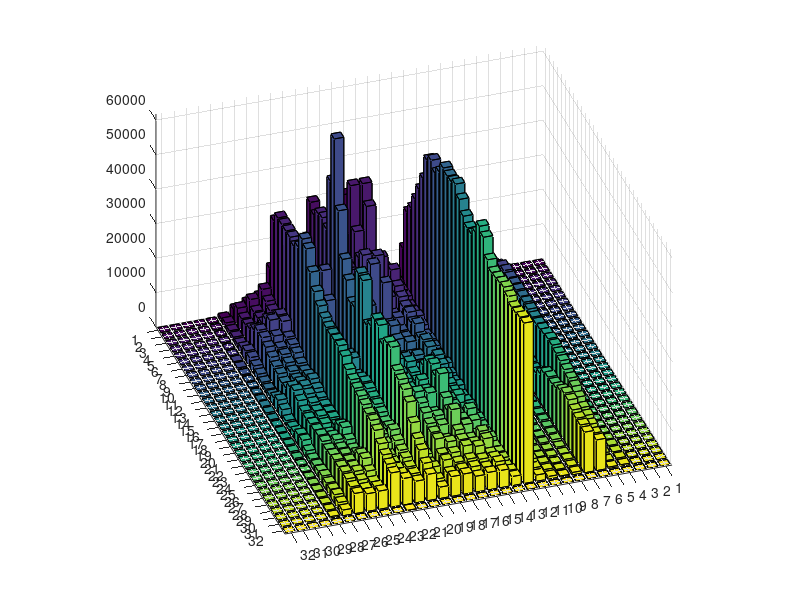

Recreate this plot in MATLAB. (Note: this script raises an error after producing the figure.)
clc
clear
close all

input = [0 0 0 0 0 0 0 0 0 0 0 0 0 0 0 0 0 0 0 0 0 0 0 0 0 0 0 0 0 0 0 0 
1.69257 1.98155 1.60476 1.39698 1.22792 1.35579 1.59077 2.93105 3.55868 3.52779 3.39463 2.6698 3.00353 3.37317 3.44294 4.43653 4.61077 4.35205 4.2561 3.80706 3.53435 3.59933 5.03684 5.74885 4.74678 4.63468 5.08595 5.2178 5.32086 5.07917 5.67333 0.0688707 
5.3598 5.23547 2.71387 3.28002 3.52803 4.03123 3.33283 4.00273 4.23351 4.95245 4.70053 4.34224 5.21006 6.81818 8.26316 6.60121 6.33768 7.21095 6.81292 7.81034 8.38283 8.44997 7.94681 8.73357 9.31647 7.99137 8.34572 8.44005 7.81361 9.64585 10.2068 0.753685 
14.3868 16.0713 15.0745 14.4252 11.8282 13.6611 12.4197 12.2298 12.0905 12.6635 12.4737 13.066 12.3563 10.4898 11.0903 11.8377 12.3872 14.5143 13.7669 13.721 15.4917 13.3659 14.4712 13.6024 13.7966 14.5587 15.1874 19.5008 20.0496 21.3885 20.9748 1.4027 
20.5929 20.6245 18.5409 20.8077 21.4585 23.2993 18.2933 18.7364 17.7173 18.81 19.2909 17.8157 18.377 18.835 19.7397 18.1896 18.4606 18.0626 17.2395 17.6972 17.7145 18.9709 18.4134 19.9525 18.3252 22.9954 23.8404 22.28 24.5004 17.9888 19.4344 3.49646 
56.419 81.599 88.2886 96.4709 104.057 111.623 118.894 121.894 121.109 121.63 122.049 121.85 122.633 122.072 120.288 120.466 121.512 123.298 125.431 125.415 123.631 122.23 119.449 116.697 114.638 108.929 103.429 101.515 97.9945 94.4703 94.2793 7.92511 
50.2129 69.5353 68.3004 68.7099 74.3276 81.4496 80.6197 74.5226 67.9066 65.1131 64.4443 63.3833 62.895 63.9554 71.0429 76.4602 75.4009 74.9908 80.2839 90.343 100.48 104.281 103.989 106.685 112.255 116.988 116.576 112.032 109.712 109.393 108.418 10.8062 
29.3379 27.8464 27.6213 27.4051 22.1592 29.2475 25.1858 28.7252 28.9357 27.993 29.6556 29.8579 27.2854 26.764 25.1808 27.0118 26.384 25.7084 25.6247 24.773 27.3107 26.9117 28.3999 26.6924 27.6366 28.1374 22.4098 22.0451 26.7146 25.0871 26.4045 1.32835 
25.6706 25.8113 23.7002 25.316 19.0405 24.7359 22.5171 23.3742 23.8367 21.6683 22.7828 20.12 19.9696 21.8623 21.9607 19.5485 17.2413 20.6552 18.3692 18.2173 19.1696 16.2133 18.3252 16.3419 20.0282 20.609 18.6399 19.3188 16.5173 17.5921 17.1836 0.753676 
36.6723 42.0238 36.1732 37.4759 30.3329 32.1 32.2452 31.7963 36.9404 36.8168 31.7804 33.3891 31.6985 27.1094 29.6659 27.3394 28.0679 28.63 28.5904 28.632 27.2186 31.3022 28.9923 25.4423 26.8883 24.8107 24.2905 27.6454 29.8456 29.969 27.8677 2.55305 
61.7788 73.7896 65.9732 65.7073 62.75 62.137 58.3184 47.4164 44.685 44.8128 42.9496 46.5066 45.0152 42.3571 42.4571 40.9411 36.7735 40.0094 39.9998 40.9442 40.7132 42.2224 43.8866 46.2564 45.1959 48.0032 51.888 52.8597 50.6245 44.3446 42.6496 2.14816 
109.453 155.857 165.513 178.396 191.084 203.8 220.745 224.917 220.736 225.789 232.366 231.381 231.842 234.366 228.826 222.18 218.739 219.042 224.28 232.283 229.46 219.051 214.833 215.759 216.73 218.068 216.152 213.273 213.778 215.271 215.67 12.6898 
59.8041 66.681 63.0703 63.6665 56.992 58.4074 63.568 56.4615 47.5675 53.6972 52.9506 48.4238 44.2316 58.9241 49.1239 44.3973 51.6225 40.4782 44.7223 50.0996 40.6889 50.1653 46.8523 42.9857 51.5733 43.4052 47.0174 48.1103 41.9996 50.1713 51.31 3.5724 
91.9629 96.0234 96.955 112.064 98.3129 91.7017 87.0409 87.7584 81.5862 90.3153 77.2508 85.4651 83.861 72.2847 91.5274 86.8581 82.1807 75.6238 73.7948 78.6473 64.9943 69.6662 88.6854 79.768 65.9114 83.5107 81.8711 65.6159 70.6647 74.9053 70.6303 3.03136 
105.221 110.893 116.118 129.493 105.944 94.5545 76.0264 82.1286 69.4788 69.2348 73.1816 58.4454 72.2323 66.1288 50.0605 59.4279 66.6443 66.4658 72.2035 87.4886 87.2796 86.6136 83.6417 86.8851 87.5258 73.9569 77.9655 83.6476 71.7285 68.1158 71.1197 7.1889 
167.564 155.502 192.258 179.482 138.346 147 95.8078 132.434 85.3143 93.4384 81.7192 58.8821 71.4455 66.4889 80.3418 88.0321 90.6111 111.391 123.915 128.272 122.624 131.846 110.904 102.836 112.483 92.2422 87.4693 87.9728 76.1151 73.6559 67.7628 7.29332 
174.899 153.875 192.292 159.668 140.661 149.761 96.2485 153.44 93.893 94.5986 82.211 78.4558 65.4207 81.1294 80.4496 95.3738 109.957 104.101 101.657 111.576 106.449 111.445 92.3379 97.7713 93.7037 79.9867 87.5813 79.8104 73.9333 73.118 76.6121 5.49335 
143.868 130.049 153.215 119.629 131.843 130.83 124.28 146.65 121.796 125.494 62.1019 96.3957 68.0118 89.923 87.8483 106.007 115.717 106.164 106.575 103.5 98.2807 115.594 109.44 104.994 98.8491 95.7327 95.4352 81.4109 82.029 70.713 75.735 7.47007 
103.811 106.046 102.15 90.2542 90.0643 84.1127 114.95 112.325 69.5219 71.9774 51.3233 64.6901 72.0338 87.7458 77.7113 93.6501 97.9764 90.8098 89.5363 86.3633 86.2141 92.5323 79.0961 81.1938 70.904 73.1219 71.9993 67.1475 72.8984 61.056 57.364 7.95152 
141.329 179.262 174.017 180.638 182.504 178.99 218.476 248.57 206.909 174.929 162.555 147.59 149.54 184.484 183.9 151.108 156.5 167.954 168.314 157.214 164.626 166.078 150.612 148.145 144.802 138.542 122.83 111.17 104.662 94.5071 87.2905 5.53362 
108.889 140.015 130.335 122.101 113.478 111.221 132.659 155.728 131.701 98.9791 83.2109 73.6937 77.649 104.948 109.111 93.2558 99.1017 103.112 102.929 99.8927 98.9774 96.223 91.6573 94.5678 99.2579 92.9208 87.7093 85.8155 81.5196 80.6655 79.1141 5.59177 
108.324 151.303 147.296 139.569 132.843 127.548 127.906 139.357 132.257 112.343 103.494 99.8833 93.9899 80.2452 83.5392 88.4163 88.083 92.6972 87.2582 81.5987 79.0946 89.0928 100.402 96.4784 95.2761 92.033 82.7891 81.4645 82.2617 84.5523 87.5947 17.8693 
114.248 169.465 177.172 177.11 177.106 177.195 174.984 180.022 190.999 188.508 175.016 163.811 156.504 151.338 148.683 148.303 149.055 149.64 145.69 138.716 134.775 132.537 130.956 128.564 125.838 125.644 121.503 112.676 106.732 102.779 99.5976 10.1424 
73.9088 96.9484 88.229 83.7468 82.849 97.2385 97.2289 81.9839 80.276 76.7168 69.0018 66.2855 70.7251 76.279 70.5357 64.3615 61.9029 62.3817 63.4174 61.4927 74.4664 82.2509 71.6657 65.2216 70.5641 81.1012 84.8706 73.6346 64.4403 67.7407 72.6691 4.39055 
65.446 84.1235 73.9559 74.0797 77.4944 94.1761 102.29 88.0764 78.6892 78.0402 74.3771 70.3756 67.4262 74.11 79.7273 76.5186 71.8722 68.9735 71.4548 69.0276 62.0223 69.7848 75.3199 71.8064 72.9117 73.1357 74.0169 77.4505 73.103 68.6066 71.5988 8.83528 
54.7264 72.1546 63.7127 64.179 69.88 80.7844 90.1875 88.844 83.6344 76.9726 71.6066 69.9254 64.6376 67.8278 82.0216 87.0379 80.479 72.6505 71.4951 73.6378 74.025 76.3361 76.9589 73.9574 75.9561 78.6053 78.2685 80.008 79.4459 76.6709 76.4903 10.3959 
31.0304 39.2741 34.0509 34.2179 33.0887 42.1303 53.0008 52.2717 46.9889 40.6817 34.5763 32.7753 34.1584 48.2743 59.1895 51.2228 36.6917 34.768 42.4886 54.3272 55.715 43.9092 36.8342 38.3535 42.1208 46.4523 44.9956 45.3448 48.4951 44.383 40.6493 4.60369 
9.59122 13.2022 11.9413 11.2219 11.3013 13.2951 17.8713 19.6084 16.3653 13.2859 14.4139 15.172 16.6268 20.3201 21.3592 18.4437 16.8417 18.8236 20.5565 21.6066 21.815 19.2151 15.1634 14.6082 16.503 17.3828 17.9866 18.7135 18.7846 18.8891 19.6773 2.74323 
0 0 0 0 0 0 0 0 0 0 0 0 0 0 0 0 0 0 0 0 0 0 0 0 0 0 0 0 0 0 0 0 
0 0 0 0 0 0 0 0 0 0 0 0 0 0 0 0 0 0 0 0 0 0 0 0 0 0 0 0 0 0 0 0 
0 0 0 0 0 0 0 0 0 0 0 0 0 0 0 0 0 0 0 0 0 0 0 0 0 0 0 0 0 0 0 0 
0 0 0 0 0 0 0 0 0 0 0 0 0 0 0 0 0 0 0 0 0 0 0 0 0 0 0 0 0 0 0 0 
];


database_data = [0 0 0 0 0 0 0 0 0 0 0 0 0 0 0 0 0 0 0 0 0 0 0 0 0 0 0 0 0 0 0 0 
1.69257 0.92138 2.16332 2.17931 0.992625 2.55305 1.45256 2.24219 2.15402 2.49537 3.83549 3.42523 4.65424 3.85634 2.72467 4.59986 3.37628 3.53433 4.31571 3.36678 4.28813 4.78554 5.04514 5.22292 5.00938 4.70561 4.69165 5.53643 5.32727 4.84343 5.29752 0.802303 
4.23142 5.16001 2.98602 2.82184 4.73626 5.19922 4.1282 2.36874 2.20235 3.19198 3.29862 2.64771 2.96912 4.38231 5.30766 6.24772 7.26774 7.02792 6.40617 7.04592 7.08756 6.41813 7.19497 8.36175 8.84744 8.63858 7.40472 6.91214 8.64981 9.9533 9.66974 1.53355 
10.4375 12.4852 9.86865 9.55331 8.4485 8.17969 10.6161 11.8172 10.9883 9.45217 6.77525 5.24382 5.8708 7.1341 8.56977 10.0513 10.8764 10.6265 7.58174 9.25793 11.3845 11.6652 13.1837 12.7658 13.9194 13.9552 13.7404 12.8969 12.8485 15.3491 16.231 3.0126 
16.9257 17.4658 11.8 15.4612 13.9472 12.8654 13.7571 15.5252 18.082 17.9391 15.1599 14.2893 14.5047 13.9234 14.2628 14.755 12.6668 13.2182 15.5205 15.2617 15.8533 14.7795 12.7277 15.1028 14.734 15.497 21.5284 21.6349 20.5103 21.3603 20.5442 2.91433 
58.6757 88.2226 94.386 99.496 109.77 119.221 121.053 117.607 115.056 114.818 115.483 116.155 115.847 114.591 114.185 115.045 116.528 118.446 120.148 121.194 121.191 121.057 120.788 119.908 118.831 117.947 117.582 117.332 118.281 119.812 119.865 51.9449 
33.8514 45.5365 42.2409 40.7297 44.1026 49.6802 47.2198 39.6935 36.2115 34.5659 33.989 35.0342 36.5309 40.4697 45.5572 48.6282 50.1004 53.6688 59.0502 63.5962 66.7145 68.2331 67.8083 66.5995 67.7974 70.9348 71.3227 68.2757 66.1478 66.6161 66.3083 13.4354 
22.0034 24.3694 21.1927 20.9174 16.7018 18.8879 16.0044 16.0895 16.0711 13.4506 15.8284 15.916 17.6064 20.301 18.9853 19.8303 20.3737 18.9428 21.793 20.9651 17.1098 17.8837 17.2876 18.0924 17.2316 14.5535 15.1351 13.2536 13.8718 17.4216 17.6417 3.39471 
24.8243 27.6855 24.3505 23.566 18.2136 16.0091 12.0442 13.6489 9.1372 9.93089 13.2417 14.0801 16.4535 16.5437 18.2437 20.9589 21.6481 20.4608 19.7952 20.303 18.6721 18.061 19.1374 19.7947 16.89 16.4364 17.0244 18.6867 21.3044 18.6024 17.3474 1.24231 
33.5693 36.3968 34.8095 33.3381 29.8403 32.7007 24.2445 30.0063 24.5666 21.8931 24.8154 19.6415 28.0546 28.762 26.9598 29.9224 28.913 29.1026 29.252 29.9072 30.9951 27.9589 30.0968 31.0103 26.4293 25.8121 26.3461 30.894 29.5169 23.6815 24.3917 4.98662 
70.2416 84.0595 77.0254 75.7466 93.5011 103.269 86.7877 74.7671 69.1107 76.9542 69.9792 60.406 60.4114 61.6038 63.4924 59.5078 59.9241 62.141 59.8398 59.8878 60.811 63.6313 65.6913 64.7826 65.6432 65.828 71.0716 76.2338 74.8372 73.3916 77.5034 30.3818 
86.321 120.353 120.617 122.126 140.525 159.92 160.103 155.732 156.852 163.928 166.047 161.877 159.493 161.025 159.608 153.063 147.959 149.929 159.1 162.167 154.441 146.764 146.725 153.086 155.901 153.346 151.703 152.011 156.684 159.181 158.846 81.9429 
54.7264 60.9008 59.3831 68.6717 57.8782 61.139 60.6804 49.4084 45.6543 46.4473 43.3075 34.128 37.0046 45.8671 35.833 38.4606 49.9801 36.4277 39.5097 42.8303 37.0737 50.6864 47.5941 49.1619 55.725 47.6136 49.3085 48.0664 47.6743 52.5607 44.616 5.66632 
74.473 78.8229 83.7385 103.795 85.3578 91.1251 95.965 79.9598 83.3886 78.2621 68.3156 79.3538 70.8302 64.2178 74.6698 73.4175 67.4839 64.455 63.0685 61.4825 57.2108 69.6539 83.7847 71.6194 67.7117 82.1715 76.5635 67.528 71.6533 67.6306 65.9644 12.6792 
82.9359 89.5509 93.9704 101.45 89.2923 83.5905 77.8898 77.9442 80.9165 79.3794 71.7094 80.3464 72.104 58.515 58.3519 56.8415 63.1199 62.7677 62.6889 83.381 77.4682 62.5098 68.7925 73.575 72.3954 64.7594 73.7278 89.0641 80.1405 75.4851 76.9963 11.2758 
157.127 139.529 204.884 187.735 175.13 175.583 136.43 136.081 108.108 111.454 86.533 100.428 79.1303 77.4226 77.4772 99.3853 73.8166 110.058 100.004 92.7366 92.7484 87.1302 86.6969 77.1476 89.5515 85.1926 76.5155 96.3572 72.1091 75.2642 69.5293 8.56664 
146.407 124.228 188.322 175.767 160.662 174.504 125.138 143.354 103.4 98.6998 75.5689 72.7251 59.4258 84.8584 70.8546 90.982 99.7774 74.4899 77.3269 68.5802 74.821 74.776 64.7758 80.6646 69.8508 69.7006 71.5536 69.9799 67.9735 61.0153 71.2892 13.188 
117.069 119.025 138.534 169.387 136.869 152.384 144.456 128.315 131.72 107.478 96.9771 94.2625 77.778 66.3966 68.5283 74.0132 72.2716 69.1772 69.7131 67.3357 67.4916 73.023 73.6398 71.923 73.4409 74.9538 69.868 64.2094 68.9969 67.2226 63.7959 8.51249 
92.8092 107.638 98.1776 127.177 113.183 100.365 125.508 114.078 94.749 101.756 92.0026 84.6602 93.3661 89.5615 81.1679 81.8231 85.2401 81.9258 71.7191 68.536 73.0795 73.245 69.7372 68.7912 70.1676 68.0189 62.8645 61.8755 62.0932 58.1973 54.2873 12.4601 
111.427 152.438 139.824 134.649 127.322 136.95 186.967 211.881 189.63 163.247 154.255 144.464 156.296 181.159 175.749 147.554 136.316 133.741 117.339 109.109 117.723 114.668 101.435 104.095 112.116 104.576 92.2376 90.1087 91.1441 95.8522 105.223 17.9453 
86.8852 118.074 105.25 104.398 104.653 92.6763 111.747 138.407 127.787 97.863 95.7416 97.9979 86.5241 96.4628 110.763 95.5926 74.8449 87.3601 94.8201 77.8971 63.7431 65.568 62.1213 62.5694 75.8281 80.1835 69.6632 61.0931 62.9847 62.9301 59.3525 2.9404 
84.3463 123.316 119.294 108.682 104.945 98.8856 97.4461 104.48 100.512 83.7424 83.5391 98.7528 98.2922 81.8146 72.4095 71.3006 63.1181 60.0604 70.545 72.178 61.3085 64.2024 82.2687 88.961 79.1448 66.8574 63.7338 63.4457 61.0435 60.0508 61.1463 5.42349 
99.5795 152.775 159.441 149.698 141.5 135.524 133.731 142.882 155.004 156.722 148.261 138.95 131.75 125.54 126.789 137.223 143.404 135.454 119.611 109.787 107.619 104.332 99.4229 98.7657 101.265 101.004 97.1881 93.2378 90.4042 87.486 84.9736 33.7319 
69.3953 102.218 98.6867 90.6639 98.5936 106.846 101.178 89.5037 85.619 85.1428 78.723 72.5101 74.786 76.5302 69.7845 63.7071 68.8484 74.3572 69.883 62.7203 65.4621 70.6467 65.7735 55.5344 58.4528 72.3051 78.8878 73.0405 63.1438 61.0956 65.7224 18.0888 
60.0862 88.544 86.0464 82.6327 96.8626 111.047 108.946 95.3752 88.0831 91.3939 90.3352 78.3611 65.5652 64.1258 67.061 63.6952 55.8271 50.5808 48.4276 47.3398 51.4349 60.1795 64.6222 60.5928 55.9896 62.5836 74.5712 79.333 74.0691 66.442 66.0791 2.67142 
51.0592 75.0167 73.2821 74.4713 93.6117 111.364 112.125 99.8787 93.6482 101.855 107.87 98.8797 80.4245 72.4286 81.0426 87.368 80.9873 67.9826 63.1437 69.5606 75.4926 75.3232 72.6691 73.1926 77.7143 83.1937 87.2908 89.29 89.5459 89.3978 90.2529 2.09874 
26.2348 38.2072 36.5271 36.9437 48.1539 59.0012 60.661 54.1479 47.7943 47.5973 48.5818 45.7173 42.1421 42.5323 42.819 36.6542 26.7882 28.7923 40.6954 45.8913 39.1058 26.9469 29.3316 42.4691 48.2031 42.7191 33.4381 34.5622 43.3112 47.051 43.2666 0.293586 
6.48818 9.87783 10.4284 11.1745 13.7342 16.5239 17.7804 17.4057 16.7357 16.992 17.7614 18.0171 17.7161 17.5764 17.7213 17.3977 16.3059 15.4941 16.2084 17.7517 18.4076 17.6082 16.4893 16.7425 18.3303 19.7311 20.0834 19.7387 19.5118 19.731 20.147 0.101648 
0 0 0 0 0 0 0 0 0 0 0 0 0 0 0 0 0 0 0 0 0 0 0 0 0 0 0 0 0 0 0 0 
0 0 0 0 0 0 0 0 0 0 0 0 0 0 0 0 0 0 0 0 0 0 0 0 0 0 0 0 0 0 0 0 
0 0 0 0 0 0 0 0 0 0 0 0 0 0 0 0 0 0 0 0 0 0 0 0 0 0 0 0 0 0 0 0 
0 0 0 0 0 0 0 0 0 0 0 0 0 0 0 0 0 0 0 0 0 0 0 0 0 0 0 0 0 0 0 0 
];


figure,
bar3(input.^2);view([90,-30,60]);set(gcf,'renderer','zbuffer'); set(gca, 'ZLim', [0.0 50000.0]); set(gca, 'YLim', [0.0 32.0]);
set (gcf,'Position',[400,200,350,262], 'color','w')
% title('Spherical Harmonics Descriptors of The Rotated Model'); 
xlabel('Frequency'); ylabel('Radius'); zlabel('Energy');
x1=xlabel('Frequency');
set(x1,'Rotation',-60);

figure,
bar3(database_data.^2);view([90,-30,60]);set(gcf,'renderer','zbuffer');  set(gca, 'ZLim', [0.0 50000.0]); set(gca, 'YLim', [0.0 32.0]);
set (gcf,'Position',[400,200,350,262], 'color','w')
% title('Spherical Harmonics Descriptors of The Origin Model'); 
xlabel('Frequency'); ylabel('Radius');zlabel('Energy');
x1=xlabel('Frequency');
set(x1,'Rotation',-60);

